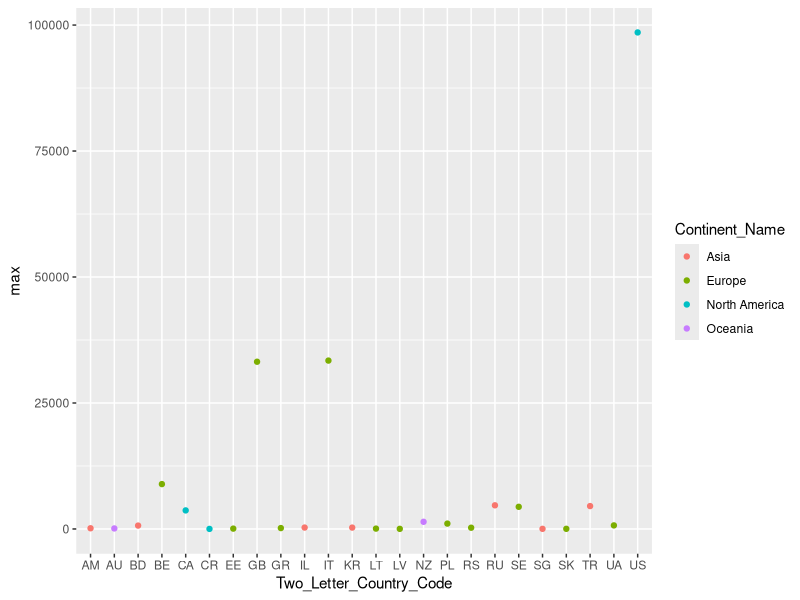

This chart was generated by the following R code:
# Importing libraries
library(readr)
library(dplyr)
library(ggplot2)

# Loading the dataset
covid_df <- read_csv("Projects/1 - COVID-19 Trends/COVID19_Data.csv")

# Displaing the dimension of the data:
dim(covid_df)

# Storing the column names in a variable
vector_cols <- colnames(covid_df)

# Displaing the variable vector_cols
vector_cols

# Showing the first few rows of the dataset
head(covid_df)

# Showing a global view of the dataset.
library(tibble)

glimpse(covid_df)


# Isolating the Data We Need
#   Filter the "All States" Province states & remove the `Province_State` column
covid_df_all_states <- covid_df %>%
  filter(Province_State == "All States") %>%
  select(-Province_State)

## Creating a dataset for the cumulative columns and
#  another for the daily columns
# Selecting the columns with cumulative numbers
covid_df_all_states_cumulative <- covid_df_all_states %>%
  select(Date,
         Continent_Name,
         Two_Letter_Country_Code,
         positive,
         hospitalized,
         recovered,
         death,
         total_tested)

# Selecting the columns with cumulative numbers
covid_df_all_states_daily <- covid_df_all_states %>%
  select(Date,
         Country_Region, active,
         hospitalizedCurr,
         daily_tested,
         daily_positive)

# Identifying the Highest Fatality Rates Countries

#    Summarizing the data based on the `Continent_Name` and
#   `Two_Letter_Country_Code` columns
covid_df_all_states_cum_max <- covid_df_all_states_cumulative %>% 
  group_by(Continent_Name, Two_Letter_Country_Code) %>%
  summarise(max = max(death)) %>%
  filter(max > 0)

covid_df_all_states_cum_max

#    Displaying the maximum number of death by country, colored by continent
ggplot(data = covid_df_all_states_cum_max,
       aes(x = Two_Letter_Country_Code,
           y = max,
           col = Continent_Name)) +
  geom_point()

# Which countries have had the highest fatality (mortality) rates?
death_top_3 <- c("US", "IT", "GB")

# Extracting the top 10 countries in the number of tested cases
#  Summarising the data based on the `Country_Region` column.
covid_df_all_states_daily_sum <- covid_df_all_states_daily %>%
  group_by(Country_Region) %>%
  summarise(tested = sum(daily_tested),
            positive = sum(daily_positive),
            active = sum(active),
            hospitalized = sum(hospitalizedCurr)) %>%
  arrange(desc(tested))

covid_df_all_states_daily_sum

# Getting the top 10
covid_top_10 <- head(covid_df_all_states_daily_sum, 10)

# Identifying the Highest Positive Against Tested Cases
# Creating vectors
countries <- covid_top_10$Country_Region
tested_cases <- covid_top_10$tested
positive_cases <- covid_top_10$positive
active_cases <- covid_top_10$active
hospitalized_cases <- covid_top_10$hospitalized

# Naming vectors
names(positive_cases) <- countries
names(tested_cases) <- countries
names(active_cases) <- countries
names(hospitalized_cases) <- countries

# Calculations
positive_cases
sum(positive_cases)
mean(positive_cases)
positive_cases / sum(positive_cases)
positive_cases / tested_cases

# Answer
positive_tested_top_3 <- c("United Kingdom" = 0.11,
                           "United States" = 0.10,
                           "Turkey" = 0.08)

# Identifying Affected Countries Related to their Population
# Creating the matrix covid_mat
covid_mat <- cbind(tested_cases,
                   positive_cases,
                   active_cases,
                   hospitalized_cases)

# Creating the population vector:
# https://www.worldometers.info/world-population/population-by-country/
population <- c(331002651,
                145934462,
                60461826,
                1380004385,
                84339067,
                37742154,
                67886011,
                25499884,
                32971854,
                37846611)

# Dividing the matrix by the population vector
covid_mat <- covid_mat * 100 / population

covid_mat

# Ranking the matrix
tested_cases_rank <- rank(covid_mat[, "tested_cases"])
positive_cases_rank <- rank(covid_mat[, "positive_cases"])
active_cases_rank <- rank(covid_mat[, "active_cases"])
hospitalized_cases_rank <- rank(covid_mat[, "hospitalized_cases"])

covid_mat_rank <- rbind(tested_cases_rank,
                        positive_cases_rank,
                        active_cases_rank,
                        hospitalized_cases_rank)

covid_mat_rank

covid_mat_rank[1, ]
covid_mat_rank[-1, ]

colSums(covid_mat_rank[-1, ])

# Answers
best_effort_tested_cased_top_3 <- c("India",
                                    "United Kingdom",
                                    "Turkey")
most_affected_country <- "Italy"
least_affected_country <- "India"

# Putting it all together
question_list <- list(
  "Which countries have had the highest fatality (mortality) rates?",
  "Which countries have had the highest number of positive cases against the number of tests?",
  "Which countries have made the best effort in terms of the number of tests conducted related to their population?",
  "Which countries were ultimately the most and least affected related to their population?"
)

answer_list <- list(
  "Death" = death_top_3,
  "Positive tested cases" = positive_tested_top_3,
  "The Best effort in test related to the population" = best_effort_tested_cased_top_3,
  "The most affected country related to its population" = most_affected_country,
  "The least affected country related to its population" = least_affected_country
)

answer_list

datasets <- list(
  original = covid_df,
  allstates = covid_df_all_states,
  cumulative = covid_df_all_states_cumulative,
  daily = covid_df_all_states_daily
)

matrices <- list(covid_mat,
                 covid_mat_rank)

vectors <- list(vector_cols,
                population,
                countries)

data_structure_list <- list("data frame" = datasets,
                            "matrix" = matrices,
                            "vector" = vectors)

covid_analysis_list <- list(question_list,
                            answer_list,
                            data_structure_list)